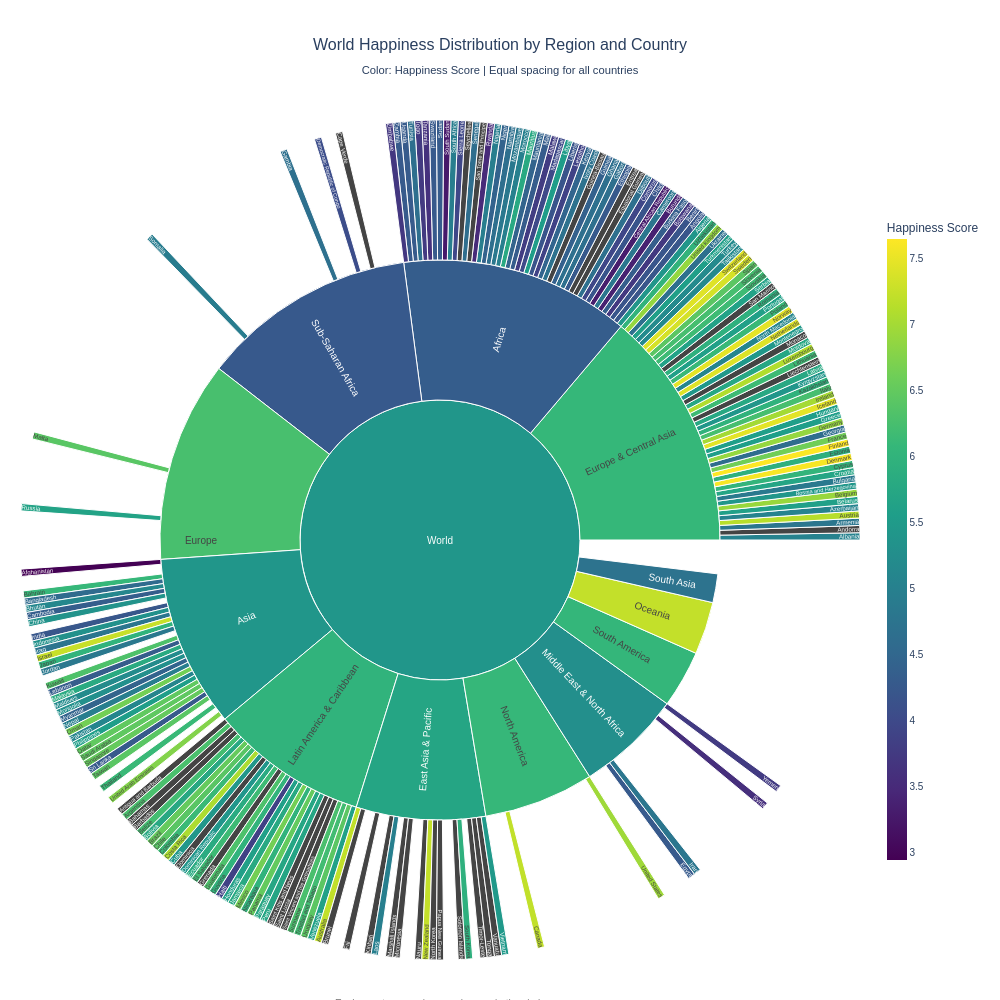

Notebook code cell kept with this figure:
### Code cell
import plotly.express as px
import math

# Prepare data for sunburst using region instead of continent
sunburst_data = []

# Add country nodes
for _, row in country_metrics.iterrows():
    if pd.notna(row['region']):  # Only include countries with region data
        sunburst_data.append({
            'id': row['country'],
            'parent': row['region'],
            'value': 1,  # Use equal value for all countries to ensure equal spacing
            'happiness': row['avg_happiness'],
            'label': f"{row['country']}: {row['avg_happiness']:.2f}",
            'gdp': row['avg_gdp_ppp'],
            'health_exp': row['avg_health_exp'],
            'corruption': row['avg_corruption']
        })

# Calculate region values based on number of countries (for proper spacing)
region_counts = country_metrics.groupby('region').size()

# Add region nodes
for region in country_metrics['region'].dropna().unique():
    region_data = country_metrics[country_metrics['region'] == region]
    region_avg = region_data['avg_happiness'].mean()
    region_gdp = region_data['avg_gdp_ppp'].mean()
    region_health = region_data['avg_health_exp'].mean()
    region_corruption = region_data['avg_corruption'].mean()
    
    sunburst_data.append({
        'id': region,
        'parent': 'World',
        'value': region_counts[region],  # Value = number of countries for proper spacing
        'happiness': region_avg,
        'label': f"{region}: {region_avg:.2f}",
        'gdp': region_gdp,
        'health_exp': region_health,
        'corruption': region_corruption
    })

# Add world node
world_avg = country_metrics['avg_happiness'].mean()
world_gdp = country_metrics['avg_gdp_ppp'].mean()
world_health = country_metrics['avg_health_exp'].mean()
world_corruption = country_metrics['avg_corruption'].mean()
total_countries = len(country_metrics)

sunburst_data.append({
    'id': 'World',
    'parent': '',
    'value': total_countries,  # Total countries for proper spacing
    'happiness': world_avg,
    'label': f"World: {world_avg:.2f}",
    'gdp': world_gdp,
    'health_exp': world_health,
    'corruption': world_corruption
})

# Convert to DataFrame for Plotly
sunburst_df = pd.DataFrame(sunburst_data)

# Create sunburst with Viridis color scheme and proper spacing
fig_sunburst = px.sunburst(
    sunburst_df,
    names='id',
    parents='parent',
    values='value',  # Using count-based values for equal spacing
    title='World Happiness Distribution by Region and Country<br><sub>Color: Happiness Score | Equal spacing for all countries</sub>',
    color='happiness',  # Color by happiness but size by count
    color_continuous_scale='Viridis',
    hover_data={
        'label': True,
        'gdp': ':.0f',
        'health_exp': ':.0f',
        'corruption': ':.1f',
        'happiness': ':.2f'
    },
    custom_data=['gdp', 'health_exp', 'corruption', 'happiness'],
    branchvalues='total'  # This ensures the values are treated as totals
)

# Update hover template to show additional metrics
fig_sunburst.update_traces(
    hovertemplate='<b>%{label}</b><br>' +
                  'Happiness: %{customdata[3]:.2f}<br>' +
                  'GDP per capita: $%{customdata[0]:,.0f}<br>' +
                  'Health Expenditure: $%{customdata[1]:.0f}<br>' +
                  'Corruption Index: %{customdata[2]:.1f}<extra></extra>',
    textinfo='label',  # Show labels on the segments
    insidetextorientation='radial'  # Better text orientation
)

# Update layout for better appearance
fig_sunburst.update_layout(
    width=1000,
    height=1000,
    font=dict(size=10, family='Arial'),
    title_x=0.5,
    title_font_size=16,
    coloraxis_colorbar=dict(
        title="Happiness Score",
        thickness=20,
        len=0.75
    ),
    margin=dict(t=100, l=20, r=20, b=20)
)

# Add annotations for key insights
fig_sunburst.add_annotation(
    text="Each country occupies equal space in the circle<br>Hover over segments to see detailed metrics",
    xref="paper", yref="paper",
    x=0.5, y=-0.05,
    showarrow=False,
    font=dict(size=10, color="gray"),
    align="center"
)

fig_sunburst.show()

### Figure 1 — Plotly figure (JSON) as saved in the notebook; plotly's stock layout.template omitted (floating-point values rounded to 4 significant figures; data arrays with more than 128 entries replaced by an {"elided": "..."} marker saying what was removed)
{"data": [{"branchvalues": "total", "customdata": {"elided": "368x5 mixed values"}, "domain": {"x": [0, 1], "y": [0, 1]}, "hovertemplate": "<b>%{label}</b><br>Happiness: %{customdata[3]:.2f}<br>GDP per capita: $%{customdata[0]:,.0f}<br>Health Expenditure: $%{customdata[1]:.0f}<br>Corruption Index: %{customdata[2]:.1f}<extra></extra>", "insidetextorientation": "radial", "labels": {"elided": "368 str values"}, "marker": {"coloraxis": "coloraxis", "colors": {"elided": "368 float values"}}, "name": "", "parents": {"elided": "368 str values"}, "textinfo": "label", "type": "sunburst", "values": {"elided": "368 int values"}}], "layout": {"annotations": [{"align": "center", "font": {"color": "gray", "size": 10}, "showarrow": false, "text": "Each country occupies equal space in the circle<br>Hover over segments to see detailed metrics", "x": 0.5, "xref": "paper", "y": -0.05, "yref": "paper"}], "coloraxis": {"colorbar": {"len": 0.75, "thickness": 20, "title": {"text": "Happiness Score"}}, "colorscale": [[0, "#440154"], [0.1111, "#482878"], [0.2222, "#3e4989"], [0.3333, "#31688e"], [0.4444, "#26828e"], [0.5556, "#1f9e89"], [0.6667, "#35b779"], [0.7778, "#6ece58"], [0.8889, "#b5de2b"], [1, "#fde725"]]}, "font": {"family": "Arial", "size": 10}, "height": 1000, "legend": {"tracegroupgap": 0}, "margin": {"b": 20, "l": 20, "r": 20, "t": 100}, "title": {"font": {"size": 16}, "text": "World Happiness Distribution by Region and Country<br><sub>Color: Happiness Score | Equal spacing for all countries</sub>", "x": 0.5}, "width": 1000}}
